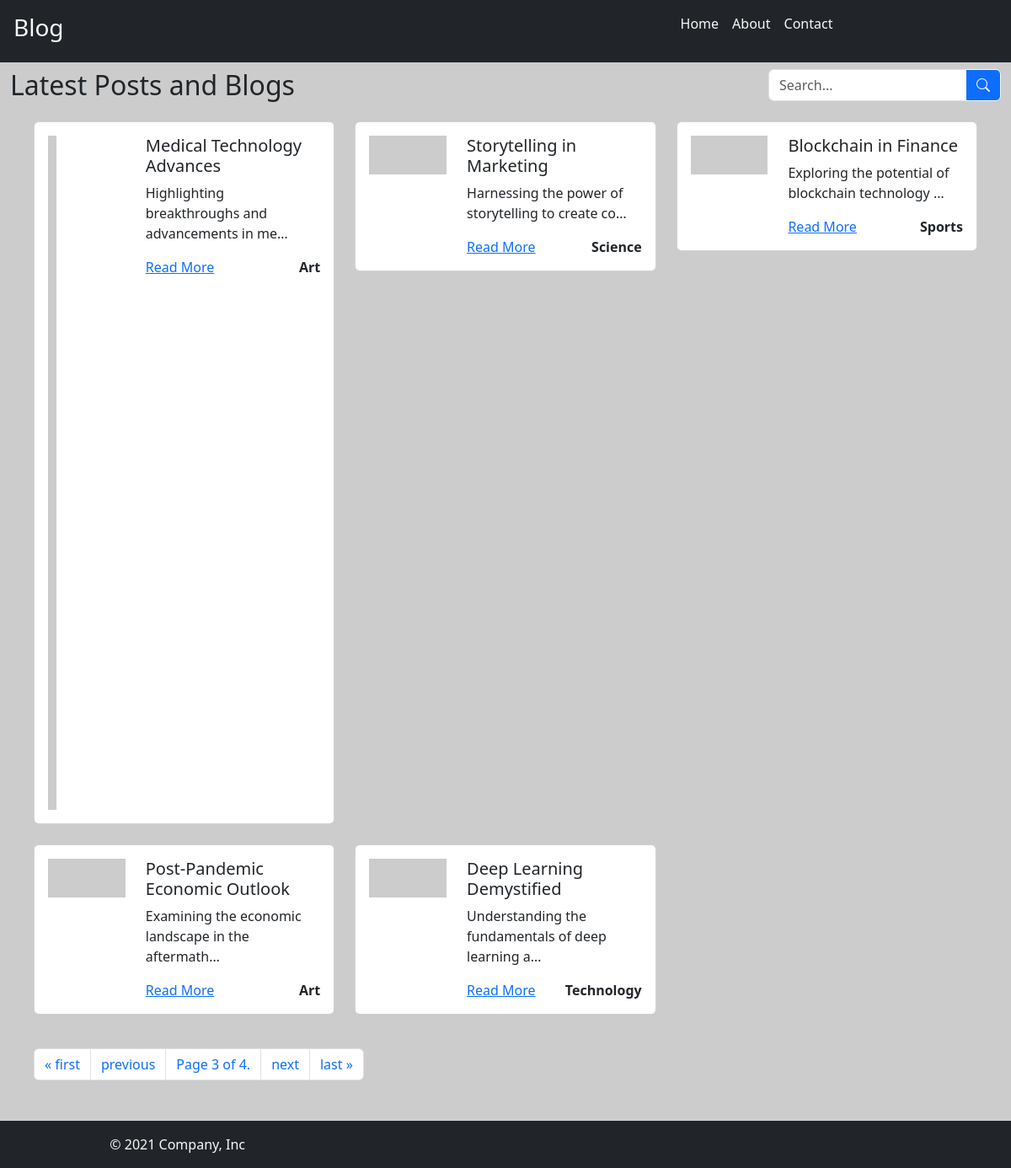
/?page=3, run on the app's committed database.
### blog/models.py (models this page shows, shortened)
class Post(models.Model):
    title = models.CharField(max_length=100)
    content = models.TextField()
    img_url = models.URLField(null=True)
    created_at = models.DateTimeField(auto_now_add=True)
    slug = models.SlugField(unique=True)
    category = models.ForeignKey(Category,on_delete=models.CASCADE)

class Category(models.Model):
    name = models.CharField(max_length=100)

### blog/views.py (the view)
# urls.py: path("",views.index, name="index"),
def index(request):
    blog_title = "Latest Posts and Blogs"
    all_posts=Post.objects.all().order_by('-created_at')
    paginator = Paginator(all_posts,5)
    page_no = request.GET.get('page')
    page_obj = paginator.get_page(page_no)
    return render(request,'blog/index.html',{'blog_title':blog_title,'page_obj':page_obj})

### blog/templates/blog/index.html (shortened to what this page needs)
{%extends 'blog/base.html'%}
{%block content%}
<div class="container-fluid ">
    <div class="row my-2">
        <div class="col">
            <h2 >{{blog_title}}</h2>
        </div>
        <div class="col-3">
            <div class="input-group">
                <input type="text" class="form-control" placeholder="Search..." aria-label="Search">
                <button class="btn btn-outline-light btn-primary " type="button" id="button-search">
                    <i class="bi bi-search"></i>
                </button>
                </div>
        </div>
    </div>
    <div class="row m-3">
        {% if page_obj%}
            {% for post in page_obj%}
            <div class="col-4 mb-4">
                <div class="card">
                    <div class="card-body">
                        <div class="row">
                            <div class="col-md-4">
                                <img style="height:300; width:300;" src="{{post.img_url}}" class="img-fluid" alt="...">
                            </div>
                            <div class="col-md-8">
                                <h5 class="card-title">{{post.title}}</h5>
                                <p class="card-text">{{post.content|truncatechars:50}}</p>
                                <div class="d-flex justify-content-between">
                                        <a href="{% url 'blog:detail' slug=post.slug %}">Read More</a>
                                    <a class="text-decoration-none text-dark fw-bold" href="#">{{post.category.name}}</a>
                                </div>
                            </div>
                        </div>
                    </div>
                </div>
            </div>
            {%endfor%}
            <div class="col-12 my-3">
                {%if page_obj.has_other_pages%}
                <nav aria-label="Page navigation">
                    <ul class="pagination">
                        {%if page_obj.has_previous%}
                        <li class="page-item">
                            <a class="page-link" href="?page=1" aria-label="First">
                                <span aria-hidden="true">&laquo; first</span>
                            </a>
                        </li>
                        <li class="page-item">
                            <a class="page-link" href="?page={{page_obj.previous_page_number}}" aria-label="Previous">
                                <span aria-hidden="true">previous</span>
                            </a>
                        </li>
                        {%endif%}
                        {%if page_obj.has_next%}
                        <li class="page-item"><span class="page-link">Page {{page_obj.number}} of {{page_obj.paginator.num_pages}}.</span></li>
                        <li class="page-item">
                            <a class="page-link" href="?page={{page_obj.next_page_number}}" aria-label="Next">
                                <span aria-hidden="true">next</span>
                            </a>
                        </li>
                        <li class="page-item">
                            <a class="page-link" href="?page={{page_obj.paginator.num_pages}}" aria-label="Last">
                                <span aria-hidden="true">last &raquo;</span>
                            </a>
                        </li>
                        {%endif%}
                    </ul>
                </nav>
            {%endif%}
            </div>
        {%else%}
        <p>No posts available </p>
        {%endif%}
    </div>
</div>
{%endblock%}

### blog/static/blog/style.css (style rules this page uses)
body { background-color: #cccccc; }

### data on the page
Post: title "Medical Technology Advances", content "Highlighting breakthroughs and advancements in me…", category.name "Art"
Post: title "Storytelling in Marketing", content "Harnessing the power of storytelling to create co…", category.name "Science"
Post: title "Blockchain in Finance", content "Exploring the potential of blockchain technology …", category.name "Sports"
Post: title "Post-Pandemic Economic Outlook", content "Examining the economic landscape in the aftermath…", category.name "Art"
Post: title "Deep Learning Demystified", content "Understanding the fundamentals of deep learning a…", category.name "Technology"

### other printed values
{{ blog_title }} "Latest Posts and Blogs"
{{ page_obj.number }} "3"
{{ page_obj.paginator.num_pages }} "4"
